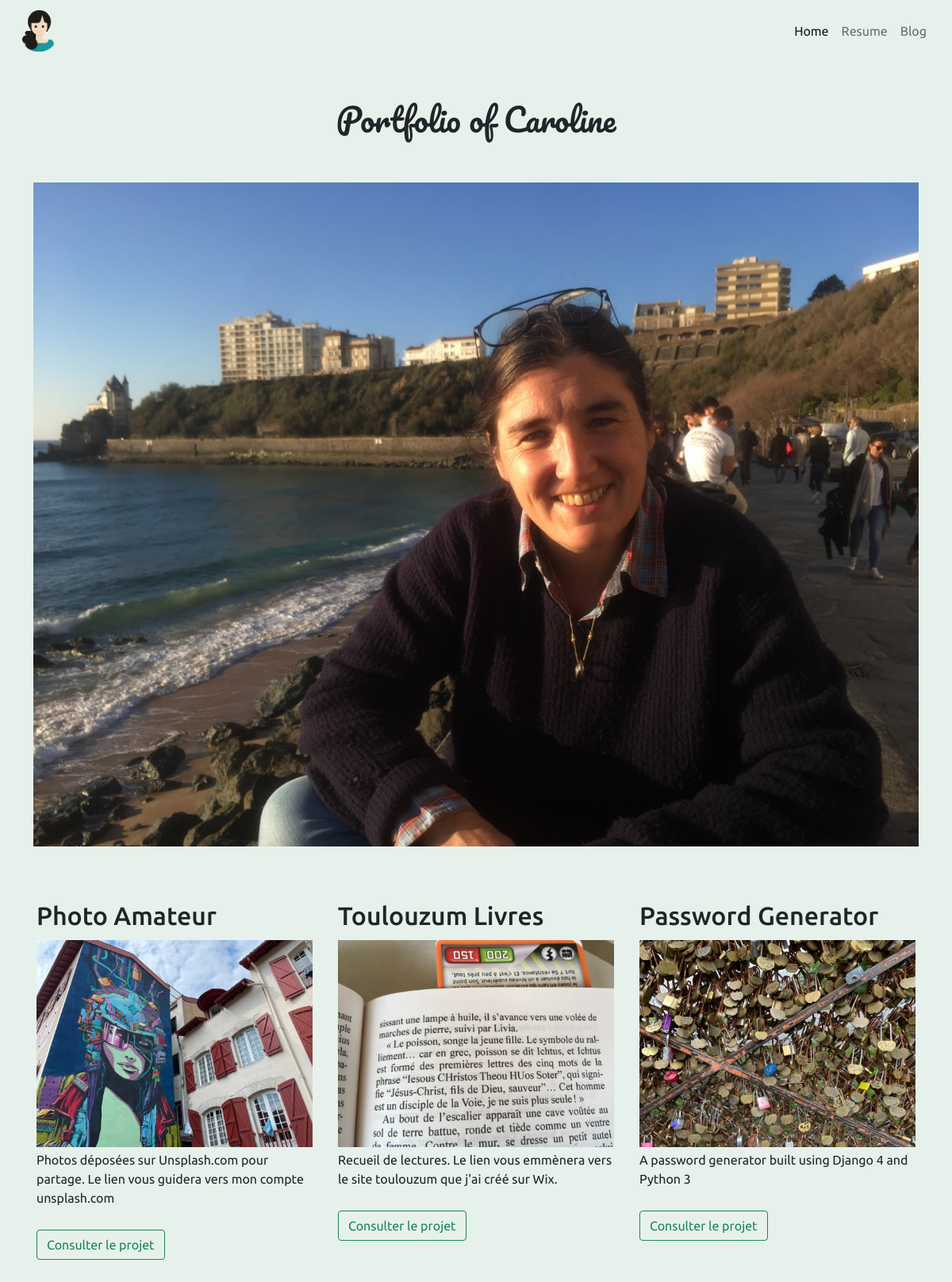
The page / on the database its author committed.
### portfolio/models.py (models this page shows, shortened)
class Project(models.Model):
    title = models.CharField(max_length=100)
    description = models.CharField(max_length=250)
    image = models.ImageField(upload_to='portfolio/images/')
    url = models.URLField(blank=True)

### portfolio/views.py (the view)
# urls.py: 2. Add a URL to urlpatterns:  path('', views.home, name='home')
def home(request):
    projects = Project.objects.all()
    return render(request, 'portfolio/home.html', {'projects': projects})

### portfolio/templates/portfolio/home.html
{% extends 'portfolio/base.html' %}
{% block content %}
{% load static %}
<div class="container">
    <div class="row justify-content-md-center">
        <h1 class="text-center py-5">Portfolio of Caroline</h1>
        <img src="{% static '/portfolio/carozum.jpeg' %}" alt="">
    </div>
    <div class="row py-5">
        {% for project in projects %}
        <div class="col-sm-6 col-md-4 p-3">
            <h2 class="py-1">{{ project.title }}</h2>
            <img src="{{ project.image.url }}" alt="" width="100%">
            <p class="py-1">{{ project.description }}</p>
            {% if project.url %}
            <div class="py-2 ">
                <a class="btn btn-outline-success" href="{{ project.url }}">Consulter le
                    projet</a>
            </div>
            {% endif %}
        </div>
        {% endfor %}
    </div>
</div>
{% endblock %}

### portfolio/static/portfolio/style.css (style rules this page uses)
body { margin: 0; padding:0; box-sizing: border-box; background-color:rgb(231, 241, 235); font-family: 'Ubuntu', sans-serif }
h1 { font-family: 'Pacifico', cursive; }

### rows shown on the page
Project: title "Photo Amateur", image (picture), description "Photos déposées sur Unsplash.com pour partage. Le lien vous guidera vers mon compte unsplash.com"
Project: title "Toulouzum Livres", image (picture), description "Recueil de lectures. Le lien vous emmènera vers le site toulouzum que j'ai créé sur Wix."
Project: title "Password Generator", image (picture), description "A password generator built using Django 4 and Python 3"
